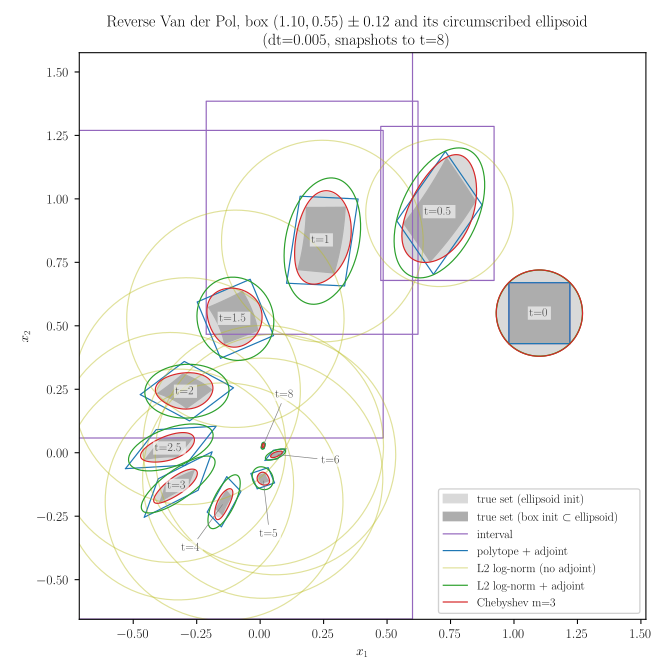

This figure's Python source:
"""Reverse Van der Pol reachability from the 0.12 box, five certified methods.

Benchmark: reverse-time Van der Pol (mu=1), initial box (1.10, 0.55) +- 0.12,
dt = 0.005, tf = 8. The center is INSIDE the limit cycle, so the reverse flow
spirals into the origin and a sound, tight method must stabilize there; from
outside the cycle the true reverse flow escapes to infinity and no method can
contract.

The ellipsoid methods (L2, Chebyshev) start from the circumscribed ellipsoid
of the box, so the reference "true set" is the flow of that ellipsoid (light
gray), with the flow of the box inside it (darker gray) as the reference for
the box-initialized methods (interval, polytope).

Methods:
  1. Interval           -- natural inclusion embedding (natemb)
  2. Polytope adjoint   -- Polytope + AdjointEmbedding
  3. L2 log-norm        -- L2Normotope, mjacM log-norm, alpha frozen (no adjoint)
  4. L2 adjoint         -- L2Normotope, mjacM log-norm + adjoint
  5. Chebyshev m=3      -- ChebyshevNormotope, Carleman lift + adjoint + interval drift

All adjoint methods use the symplectic integrator (the compute_reachset default).
Produces examples/reverse_vdp.{pdf,svg} (snapshots on MC truth),
examples/reverse_vdp_bloat.{pdf,svg} (percent bloat over time), and a LaTeX table
(method, runtime, reach set area at tf) on stdout.
"""

import pathlib
from typing import ClassVar

import jax
import jax.numpy as jnp
import matplotlib.pyplot as plt
import numpy as onp
from immutabledict import immutabledict

import immrax as irx
from immrax.parametric import AdjointEmbedding, Polytope

plt.rcParams.update({"text.usetex": True, "font.family": "serif"})  # Computer Modern

# ---------------------------------------------------------------- benchmark
class ReverseVanDerPol(irx.System):
    xlen: ClassVar[int] = 2
    mu: float = 1.0

    def f(self, t, x):
        x1, x2 = x
        return jnp.array([-x2, -self.mu * (1.0 - x1**2) * x2 + x1])


sys = ReverseVanDerPol()
ox0 = jnp.array([1.10, 0.55])
pert = jnp.array([0.12, 0.12])
ix0 = irx.icentpert(ox0, pert)
dt, tf = 0.005, 8.0
N = int(round(tf / dt))
snap_ts = [0.0, 0.5, 1.0, 1.5, 2.0, 2.5, 3.0, 4.0, 5.0, 6.0, 8.0]
snap_ks = [int(round(t / dt)) for t in snap_ts]
LABEL_TMAX = 3.0  # sets past this are too small near the origin to label
WMAX = 20.0  # a set wider than this is treated as blown up


def time_ms(f, *args):
    """Steady-state jitted runtime (ms): 6 runs, drop the compile call."""
    _, ts = irx.utils.run_times(6, f, *args)
    return float(jnp.mean(ts[1:])) * 1e3


def shoelace(V):
    V = onp.asarray(V)
    c = V.mean(0)
    V = V[onp.argsort(onp.arctan2(V[:, 1] - c[1], V[:, 0] - c[0]))]
    x, y = V[:, 0], V[:, 1]
    return 0.5 * abs(onp.dot(x, onp.roll(y, -1)) - onp.dot(y, onp.roll(x, -1)))


# ---------------------------------------------------------------- MC truth
# Two nested initial sets: the box, and its circumscribed ellipsoid (the common
# initial set of the L2 / Chebyshev methods).
edge = jnp.linspace(0.0, 1.0, 100, endpoint=False)[:, None]
corners = jnp.array([[ix0.lower[0], ix0.lower[1]], [ix0.lower[0], ix0.upper[1]],
                     [ix0.upper[0], ix0.upper[1]], [ix0.upper[0], ix0.lower[1]]])
box_bnd = jnp.concatenate(
    [(1 - edge) * corners[i] + edge * corners[(i + 1) % 4] for i in range(4)]
)
theta = jnp.linspace(0.0, 2 * jnp.pi, 400, endpoint=False)
ell_bnd = ox0 + jnp.sqrt(2.0) * pert * jnp.stack([jnp.cos(theta), jnp.sin(theta)], axis=1)


@jax.jit
def roll(x):
    def step(c, _):
        nx = c + dt * sys.f(0.0, c)
        return nx, nx

    _, xs = jax.lax.scan(step, x, None, length=N)
    return jnp.vstack([x, xs])


mc_box = onp.asarray(jax.vmap(roll)(box_bnd))  # (400, N+1, 2), ordered polygons
mc_ell = onp.asarray(jax.vmap(roll)(ell_bnd))


# ---------------------------------------------------------------- 1. interval
natemb = irx.natemb(sys)
z0 = jnp.concatenate([ix0.lower, ix0.upper])
reach_box = jax.jit(
    lambda z: natemb.compute_trajectory(0.0, tf, z, dt=dt, solver="euler").ys
)
box_ys = onp.asarray(reach_box(z0))
t_box = time_ms(reach_box, z0)

# ---------------------------------------------------------------- 2. polytope
pt0 = Polytope.from_interval(ix0)
emb_poly = AdjointEmbedding(sys, jnp.linalg.pinv(pt0.alpha), jnp.zeros((0, 2)))
rs_poly = emb_poly.compute_reachset(0.0, tf, pt0, dt=dt)
t_poly = time_ms(lambda p: emb_poly.compute_reachset(0.0, tf, p, dt=dt).ys[0].y, pt0)

# ------------------------------------------------------- 3/4. L2 normotopes
nt0 = irx.L2Normotope.from_interval(ix0)
emb_l2 = irx.NormotopeEmbedding(sys)
emb_l2._initialize(nt0)  # resolve gsc outside jit
noadj = immutabledict({"adjoint": False})
rs_l2n = emb_l2.compute_reachset(0.0, tf, nt0, dt=dt, f_kwargs=noadj)
rs_l2a = emb_l2.compute_reachset(0.0, tf, nt0, dt=dt)
t_l2n = time_ms(
    lambda p: emb_l2.compute_reachset(0.0, tf, p, dt=dt, f_kwargs=noadj).ys[0].y, nt0
)
t_l2a = time_ms(lambda p: emb_l2.compute_reachset(0.0, tf, p, dt=dt).ys[0].y, nt0)

# ---------------------------------------------------------- 5. Chebyshev m=3
cpt0 = irx.ChebyshevNormotope.from_interval(ix0, m=3)
emb_ch = irx.ChebyshevNormotopeEmbedding(sys, drift="interval")
emb_ch._initialize(cpt0)  # resolve deg_f outside jit
rs_ch = emb_ch.compute_reachset(0.0, tf, cpt0, dt=dt)
t_ch = time_ms(lambda p: emb_ch.compute_reachset(0.0, tf, p, dt=dt).ys[0].y, cpt0)


# ------------------------------------------------------------- set accessors
def poly_at(k):
    s = rs_poly.ys[0]
    return Polytope(s.ox[k], s.alpha[k], s.y[k])


def l2_at(rs, k):
    s = rs.ys[0]
    return irx.L2Normotope(s.ox[k], s.alpha[k], s.y[k])


def cheb_at(k):
    s = rs_ch.ys[0]
    return irx.ChebyshevNormotope(s.ox[k], s.T[k], s.alpha[k], s.y[k])


def box_iover_at(k):
    return irx.interval(jnp.asarray(box_ys[k, :2]), jnp.asarray(box_ys[k, 2:]))


def poly_iover_at(k):
    p = poly_at(k)
    return irx.interval(jnp.linalg.inv(p.alpha)) @ p.hinv(p.y) + p.ox


def alive(io):
    """Set with interval hull io is finite and not blown up."""
    lo, hi = onp.asarray(io.lower), onp.asarray(io.upper)
    return bool(onp.isfinite(lo).all() and onp.isfinite(hi).all()
                and (hi - lo < WMAX).all())


def death_time(iover_at):
    for k in range(N + 1):
        if not alive(iover_at(k)):
            return k * dt
    return None


def ellipse_boundary(nt, npts=200):
    th = onp.linspace(0, 2 * onp.pi, npts)
    circ = onp.stack([onp.cos(th), onp.sin(th)], axis=0)
    Hinv = onp.linalg.inv(onp.asarray(nt.alpha))
    return (onp.asarray(nt.ox)[:, None] + float(nt.y) * Hinv @ circ).T


def cheb_area(pt, ngrid=400):
    """Grid-membership area of {g <= y} inside a padded iover window."""
    io = pt.iover()
    lo, hi = onp.asarray(io.lower), onp.asarray(io.upper)
    pad = 0.05 * (hi - lo)
    lo, hi = lo - pad, hi + pad
    xs = onp.linspace(lo[0], hi[0], ngrid)
    ys = onp.linspace(lo[1], hi[1], ngrid)
    X, Y = onp.meshgrid(xs, ys)
    pts = jnp.asarray(onp.stack([X.ravel(), Y.ravel()], axis=1), jnp.float32)
    inside = onp.asarray(jax.vmap(pt.g)(pts)) <= float(pt.y)
    cell = (hi[0] - lo[0]) * (hi[1] - lo[1]) / ngrid**2
    return inside.sum() * cell


# --------------------------------------------------------------------- table
T_AREA = 2.0  # areas reported at this time (a set visible in the figure)
kf = int(round(T_AREA / dt))
# Each method's bloat is measured against the MC truth for ITS OWN initial
# set: box flow for interval/polytope, ellipsoid flow for L2/Chebyshev.
truth = {"box": shoelace(mc_box[:, kf, :]), "ell": shoelace(mc_ell[:, kf, :])}
methods = [
    ("Interval (natural embedding)", t_box, box_iover_at,
     lambda k: float(onp.prod(box_ys[k, 2:] - box_ys[k, :2])), "box"),
    ("Polytope + adjoint", t_poly, poly_iover_at,
     lambda k: shoelace(poly_at(k).get_vertices()), "box"),
    ("L2 normotope (log-norm, no adjoint)", t_l2n, lambda k: l2_at(rs_l2n, k).iover(),
     lambda k: onp.pi * float(l2_at(rs_l2n, k).y) ** 2
     / abs(onp.linalg.det(onp.asarray(l2_at(rs_l2n, k).alpha))), "ell"),
    ("L2 normotope (log-norm + adjoint)", t_l2a, lambda k: l2_at(rs_l2a, k).iover(),
     lambda k: onp.pi * float(l2_at(rs_l2a, k).y) ** 2
     / abs(onp.linalg.det(onp.asarray(l2_at(rs_l2a, k).alpha))), "ell"),
    ("Chebyshev normotope $m=3$ (adjoint + interval drift)", t_ch,
     lambda k: cheb_at(k).iover(), lambda k: cheb_area(cheb_at(k)), "ell"),
]

print(f"\n% reverse VDP, box (1.10, 0.55) +- 0.12 / circumscribed ellipsoid, "
      f"dt={dt}, tf={tf}; area and bloat vs own-initial-set MC truth at t={T_AREA:g}")
print("\\begin{tabular}{lrrr}")
print("\\toprule")
print(f"Method & Runtime (ms) & Area at $t={T_AREA:g}$ & Bloat \\\\")
print("\\midrule")
for name, t, iover_at, area_at, ref in methods:
    td = death_time(iover_at)
    if td is not None and td <= T_AREA:
        astr, bstr = f"$\\infty$ (blows up $t \\approx {td:.2f}$)", "--"
    else:
        a = area_at(kf)
        astr = f"{a:.3e}"
        bstr = f"{100.0 * (a / truth[ref] - 1.0):+.1f}\\%"
    print(f"{name} & {t:.2f} & {astr} & {bstr} \\\\")
print("\\bottomrule")
print("\\end{tabular}\n")

# ---------------------------------------------------------------------- plot
fig, ax = plt.subplots(figsize=(7, 7))
for k in snap_ks:
    ax.fill(mc_ell[:, k, 0], mc_ell[:, k, 1], color="0.85", zorder=0)
    ax.fill(mc_box[:, k, 0], mc_box[:, k, 1], color="0.68", zorder=0.5)
    cen = mc_box[:, k, :].mean(0)
    if k * dt <= LABEL_TMAX:
        ax.annotate(f"t={k * dt:g}", cen, color="0.25", fontsize=9,
                    ha="center", va="center", zorder=6,
                    bbox=dict(fc="white", ec="none", alpha=0.6, pad=1))
    else:
        # Tiny sets near the origin: put the label off to the side (radially
        # outward) with a thin connector so the set stays visible.
        u = cen / max(float(onp.linalg.norm(cen)), 1e-9)
        ax.annotate(f"t={k * dt:g}", cen, xytext=cen + 0.22 * u,
                    color="0.25", fontsize=9, ha="center", va="center", zorder=6,
                    arrowprops=dict(arrowstyle="-", color="0.5", lw=0.5,
                                    shrinkA=2, shrinkB=2),
                    bbox=dict(fc="white", ec="none", alpha=0.6, pad=1))
ax.fill([], [], color="0.85", label="true set (ellipsoid init)")
ax.fill([], [], color="0.68", label="true set (box init $\\subset$ ellipsoid)")

for k in snap_ks:
    if not alive(box_iover_at(k)):
        continue
    lo, hi = box_ys[k, :2], box_ys[k, 2:]
    bx = [lo[0], hi[0], hi[0], lo[0], lo[0]]
    by = [lo[1], lo[1], hi[1], hi[1], lo[1]]
    ax.plot(bx, by, color="tab:purple", lw=0.9,
            label="interval" if k == 0 else None)

for k in snap_ks:
    if not alive(poly_iover_at(k)):
        continue
    V = onp.asarray(poly_at(k).get_vertices())
    c = V.mean(0)
    V = V[onp.argsort(onp.arctan2(V[:, 1] - c[1], V[:, 0] - c[0]))]
    V = onp.vstack([V, V[0]])
    ax.plot(V[:, 0], V[:, 1], color="tab:blue", lw=0.9,
            label="polytope + adjoint" if k == 0 else None)

for rs, color, ls, lw, al, lab in [
    (rs_l2n, "tab:olive", "-", 0.9, 0.45, "L2 log-norm (no adjoint)"),
    (rs_l2a, "tab:green", "-", 0.9, 1.0, "L2 log-norm + adjoint"),
]:
    for k in snap_ks:
        nt = l2_at(rs, k)
        if not alive(nt.iover()):
            continue
        B = ellipse_boundary(nt)
        ax.plot(B[:, 0], B[:, 1], color=color, ls=ls, lw=lw, alpha=al,
                label=lab if k == 0 else None)

for k in snap_ks:
    pk = cheb_at(k)
    io = pk.iover()
    if not alive(io):
        continue
    lo, hi = onp.asarray(io.lower), onp.asarray(io.upper)
    pad = 0.15 * (hi - lo)
    xs = onp.linspace(lo[0] - pad[0], hi[0] + pad[0], 220)
    ys = onp.linspace(lo[1] - pad[1], hi[1] + pad[1], 220)
    X, Y = onp.meshgrid(xs, ys)
    pts = jnp.asarray(onp.stack([X.ravel(), Y.ravel()], axis=1), jnp.float32)
    Z = onp.asarray(jax.vmap(pk.g)(pts)).reshape(X.shape) - float(pk.y)
    ax.contour(X, Y, Z, levels=[0.0], colors=["tab:red"], linewidths=0.9)
ax.plot([], [], color="tab:red", lw=0.9, label="Chebyshev m=3")

# Frame the MC tube (square window), not the whole limit cycle.
mid = 0.5 * (mc_ell.reshape(-1, 2).min(0) + mc_ell.reshape(-1, 2).max(0))
half = 0.5 * (mc_ell.reshape(-1, 2).max(0) - mc_ell.reshape(-1, 2).min(0)).max() + 0.25
ax.set_xlim(mid[0] - half, mid[0] + half)
ax.set_ylim(mid[1] - half, mid[1] + half)
ax.set_xlabel("$x_1$")
ax.set_ylabel("$x_2$")
ax.set_aspect("equal")
ax.legend(loc="best", fontsize=9, framealpha=0.9)
ax.set_title(
    f"Reverse Van der Pol, box $(1.10, 0.55) \\pm 0.12$ and its circumscribed "
    f"ellipsoid\n(dt={dt}, snapshots to t={tf:g})"
)
fig.tight_layout()
for ext in ["pdf", "svg"]:
    out = pathlib.Path(__file__).parent / f"reverse_vdp.{ext}"
    fig.savefig(out)
    print(f"saved {out}")

# ------------------------------------------------------------ bloat over time
# Percent bloat = 100 (area / own-init MC truth area - 1), while alive.
plot_ks = list(range(0, N + 1, 8))
styles = {
    "Interval (natural embedding)": ("tab:purple", "interval"),
    "Polytope + adjoint": ("tab:blue", "polytope + adjoint"),
    "L2 normotope (log-norm, no adjoint)": ("tab:olive", "L2 log-norm (no adjoint)"),
    "L2 normotope (log-norm + adjoint)": ("tab:green", "L2 log-norm + adjoint"),
    "Chebyshev normotope $m=3$ (adjoint + interval drift)": ("tab:red", "Chebyshev m=3"),
}
truth_t = {
    "box": onp.array([shoelace(mc_box[:, k, :]) for k in plot_ks]),
    "ell": onp.array([shoelace(mc_ell[:, k, :]) for k in plot_ks]),
}
fig2, axb = plt.subplots(figsize=(6, 4.5))
for name, t, iover_at, area_at, ref in methods:
    color, lab = styles[name]
    bl = []
    for i, k in enumerate(plot_ks):
        if not alive(iover_at(k)):
            break
        bl.append(100.0 * (area_at(k) / truth_t[ref][i] - 1.0))
    tsb = onp.array(plot_ks[: len(bl)]) * dt
    axb.semilogy(tsb, onp.maximum(onp.array(bl), 1e-1), color=color, lw=1.2, label=lab)
axb.set_xlabel("$t$")
axb.set_ylabel(r"bloat over own-init true area (\%)")
axb.set_title(r"Certificate bloat over time (clipped below at 0.1\%)")
axb.legend(fontsize=8)
axb.grid(alpha=0.3, which="both")
fig2.tight_layout()
for ext in ["pdf", "svg"]:
    out = pathlib.Path(__file__).parent / f"reverse_vdp_bloat.{ext}"
    fig2.savefig(out)
    print(f"saved {out}")
plt.show()
